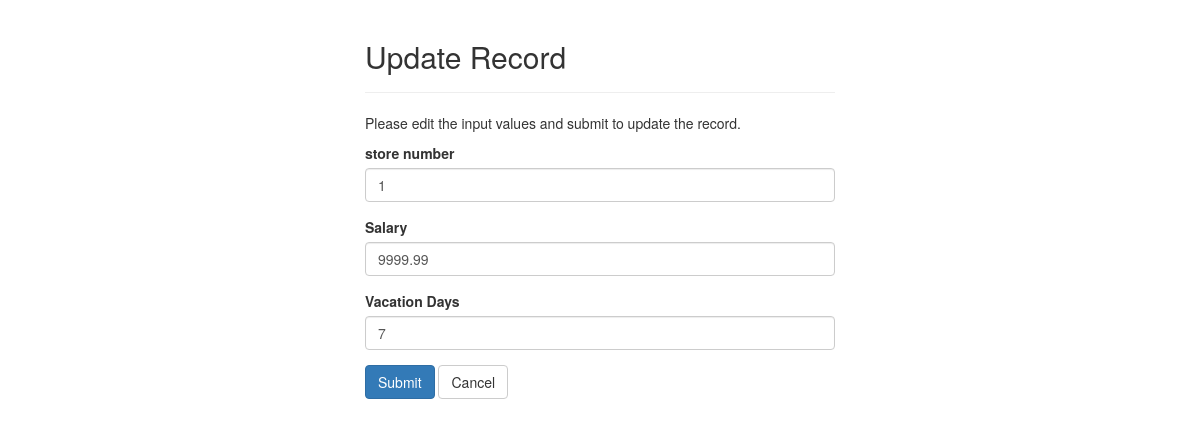
The page /FrontEndFiles/UpdateGM.php?eid=3 on the database as committed earlier.
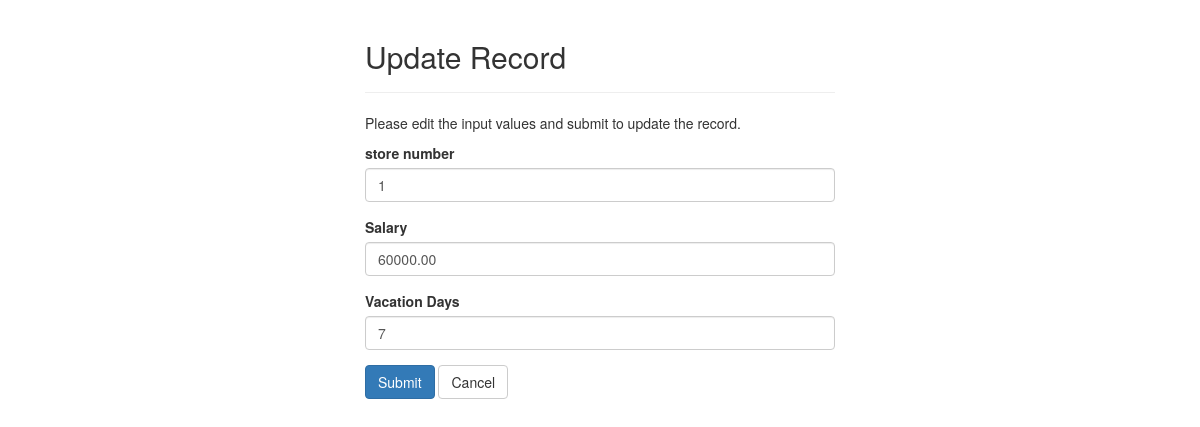
The same page on the database as committed later.
### tables this page shows
CREATE TABLE GeneralManagers(
	eid INT (9)NOT NULL primary key AUTO_INCREMENT,
	storeNum INT(4)NOT NULL,
	salary DECIMAL(8,2),
	vacationDays DECIMAL (2,0)
	);

### FrontEndFiles/UpdateGM.php (the view, shortened to what this page needs)
<?php
require_once 'config.php';
$facilityNum = $jobTitle = $salary = $NDAStatus = $vacationDays = "";
$facility_err = $title_err= $salary_err = $NDA_err = $vacation_err = "";
if(isset($_POST["eid"]) && !empty($_POST["eid"])){
    $eid = $_POST["eid"];
    $input_store = trim($_POST["storeNum"]);
    if(empty($input_store)){
        $store_err = 'Please enter a store number.';
    } else{
        $storeNum = $input_store;
    }
    $input_salary = trim($_POST["salary"]);
    if(empty($input_salary)){
        $salary_err = "Please enter a valid salary.";
    }  else{
        $salary = $input_salary;
    }
    $input_vacation = trim($_POST["vacationDays"]);
    if(empty($input_vacation)){
        $vacation_err = "Please enter vacation days.";
    } else {
        $vacationDays = $input_vacation;
    }
    if(empty($store_err) && empty($salary_err) && empty($vacation_err)){
        $sql = "UPDATE GeneralManagers SET storeNum=?, salary=?, vacationDays=? WHERE eid=?";
        if($stmt = mysqli_prepare($link, $sql)){
            mysqli_stmt_bind_param($stmt, "issi", $param_store, $param_salary, $param_vacation, $param_eid);
            $param_eid = $eid;
            $param_storeNum = $storeNum;
            $param_salary = $salary;
            $param_vacation = $vacationDays;
            if(mysqli_stmt_execute($stmt)){
                header("location: GMindex.php");
                exit();
            } else{
                echo "Something went wrong. Please try again later.";
            }
        }
        mysqli_stmt_close($stmt);
    }
    mysqli_close($link);
} else{
    if(isset($_GET["eid"]) && !empty(trim($_GET["eid"]))){
        $sql = "SELECT * FROM GeneralManagers WHERE eid = ?";
        if($stmt = mysqli_prepare($link, $sql)){
            mysqli_stmt_bind_param($stmt, "i", $param_eid);
            if(mysqli_stmt_execute($stmt)){
                $result = mysqli_stmt_get_result($stmt);
                if(mysqli_num_rows($result) == 1){
                    $row = mysqli_fetch_array($result, MYSQLI_ASSOC);
                    $storeNum = $row["storeNum"];
                    $salary = $row["salary"];
                    $vacationDays = $row["vacationDays"];
                } else{
                    header("location: error.php");
                    exit();
                }
            } else{
                echo "Oops! Something went wrong. Please try again later.";
            }
        }
    }  else{
        header("location: error.php");
        exit();
    }
}
?>
<!DOCTYPE html>
<html lang="en">
<head>
    <link rel="stylesheet" href="https://maxcdn.bootstrapcdn.com/bootstrap/3.3.7/css/bootstrap.css">
</head>
<body>
    <div class="wrapper">
        <div class="container-fluid">
            <div class="row">
                <div class="col-md-12">
                    <div class="page-header">
                        <h2>Update Record</h2>
                    </div>
                    <p>Please edit the input values and submit to update the record.</p>
                    <form action="<?php echo htmlspecialchars(basename($_SERVER['REQUEST_URI'])); ?>" method="post">
                        <div class="form-group <?php echo (!empty($store_err)) ? 'has-error' : ''; ?>">
                            <label>store number</label>
                            <input type="number" name="storeNum" class="form-control" value="<?php echo $storeNum; ?>">
                        </div>
                        <div class="form-group <?php echo (!empty($salary_err)) ? 'has-error' : ''; ?>">
                            <label>Salary</label>
                            <input type="text" name="salary" class="form-control" value="<?php echo $salary; ?>">
                        </div>
                        <div class="form-group <?php echo (!empty($vacation_err)) ? 'has-error' : ''; ?>">
                            <label>Vacation Days</label>
                            <input type="text" name="vacationDays" class="form-control" value="<?php echo $vacationDays; ?>">
                        </div>
                        <input type="submit" class="btn btn-primary" value="Submit">
                        <a href="index.php" class="btn btn-default">Cancel</a>
                    </form>
                </div>
            </div>
        </div>
    </div>
</body>
</html>

Rows that differ between the two databases and show on the page:
changed generalmanagers: salary "9999.99" → "60000.00"
